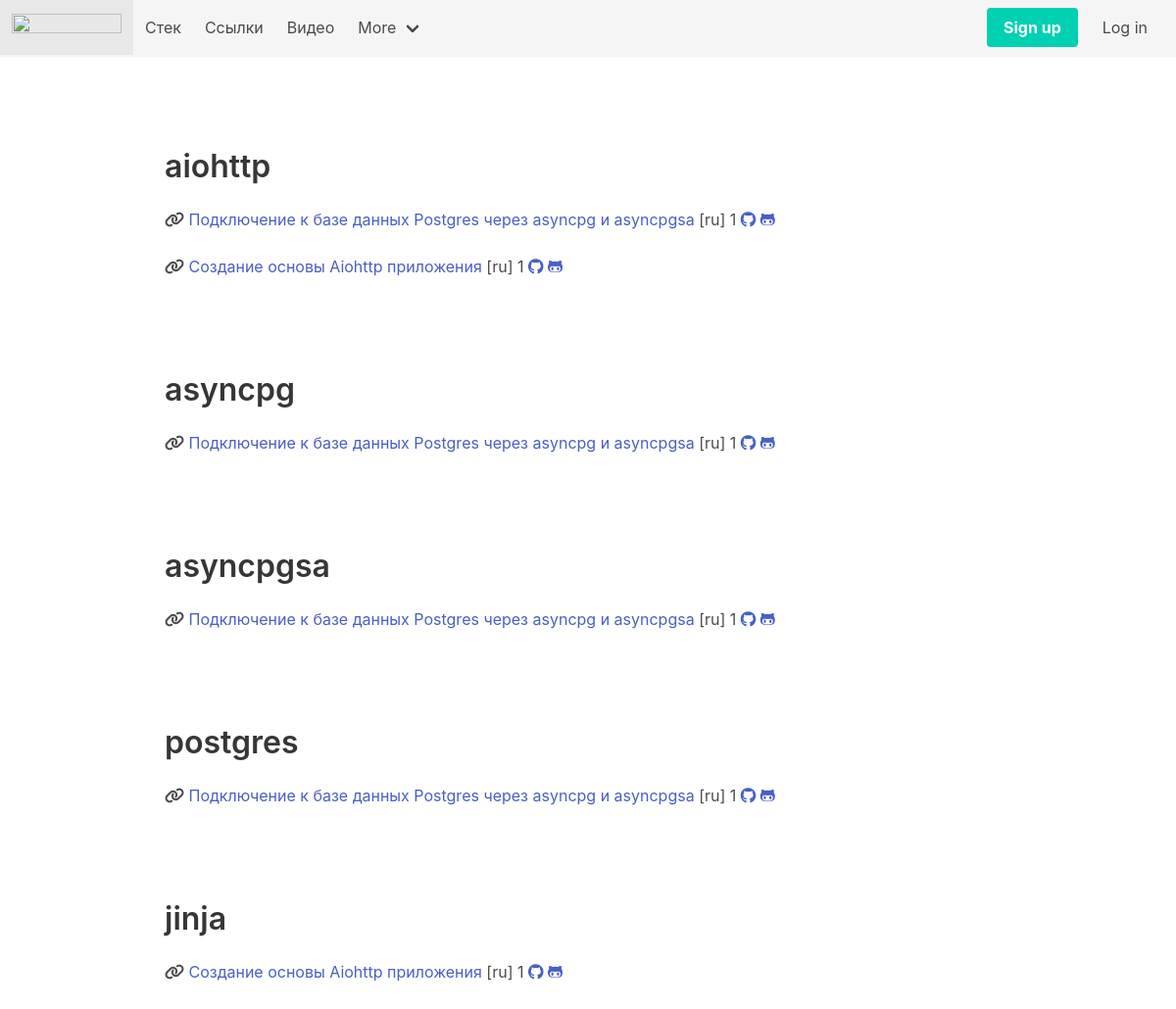
Screenshot of /videos/ with the database file from the repository.
### tech/models.py (models this page shows, shortened)
class Category(models.Model):
    title = models.CharField('Категория', max_length=100, unique=True)
    class Meta:
        ordering = ('title', )
        verbose_name = 'Категория'
        verbose_name_plural = 'Категории'

### videos/models.py (models this page shows, shortened)
class Video(models.Model):
    link = models.URLField('Ссылка', unique=True)
    categories = models.ManyToManyField(
        'tech.Category',
        verbose_name='Категории',
        blank=True,
        related_name='videos',
    )
    title = models.CharField('Название', max_length=200)
    description = models.CharField('Описание', max_length=200, null=True, blank=True)
    language = models.CharField('Язык', max_length=2, choices=[('ru', 'RU'), ('en', 'EN')], default='RU')
    difficult = models.CharField(
        'Сложность',
        max_length=20,
        choices=[
            ('1', 'начальный уровень'),
            ('2', 'требуется подготовка'),
            ('3', 'для профи')
        ],
        default='1',
    )
    author_github_link = models.URLField('Ссылка на проект автора в GitHub', null=True, blank=True, unique=True)
    my_github_link = models.URLField('Ссылка на мой проект в GitHub', null=True, blank=True, unique=True)
    class Meta:
        ordering = ('title', )
        verbose_name = 'Видео'
        verbose_name_plural = 'Видео'

### videos/views.py (the view)
# urls.py: path('', views.index, name='index'),
def index(request):
    videos = Video.objects.all()
    template = 'videos/index.html'
    videos_dict = defaultdict(list)
    for video in videos:
        video_item = {}
        video_item['link'] = video.link
        video_item['link_status'] = video.link
        video_item['title'] = video.title
        video_item['description'] = video.description
        video_item['language'] = video.language
        video_item['difficult'] = video.difficult
        if video.author_github_link:
            video_item['author_github_link'] = video.author_github_link
        if video.my_github_link:
            video_item['my_github_link'] = video.my_github_link
        for category in video.categories.all():
            videos_dict[category.title].append(video_item)
    context = {
        'videos': dict(videos_dict),
    }
    return render(request, template, context)

### templates/videos/index.html (shortened to what this page needs)
{% extends 'base.html' %}
{% block content %}
{% for category, video_items in videos.items %}
<section class="section">
  <h1 class="title">{{ category }}</h1>
    {% with name=forloop.counter0 %}
    {% for item in video_items %}
    <div class="block">
        {% if item.link_status %}
        <i class="fas fa-link" id="{{ name }}{{ forloop.counter0}}0"></i>
        <a href="{{ item.link }}" target="_blank" class="resourcelink" rel="{{ name }}{{ forloop.counter0}}0">{{ item.title }}</a> [{{ item.language }}] {{ item.difficult }}
        {% else %}
        <i class="fas fa-link" style="color:red"></i>
        {{ item.title }} [{{ item.language }}] {{ item.difficult }}
        {% endif %}
        {% if item.author_github_link %}
            <a href="{{ item.author_github_link }}" target="_blank" title="Проект на GitHub автора" rel="{{ name }}{{ forloop.counter0}}1" class="resourcelink"><i class="fa fa-github" id="{{ name }}{{ forloop.counter0}}1"></i></a>
        {% endif %}
        {% if item.my_github_link %}
            <a href="{{ item.my_github_link }}" target="_blank" title="Проект на моём GitHub" rel="{{ name }}{{ forloop.counter0}}2" class="resourcelink"><i class="fa fa-github-alt" id="{{ name }}{{ forloop.counter0}}2"></i></a>
        {% endif %}
    </div>
    {% endfor %}
    {% endwith %}
</section>
{% endfor %}
{% endblock %}

### templates/base.html (shortened to what this page needs)
<!DOCTYPE html>
<html>
  <head>
    <link rel="stylesheet" href="https://cdn.jsdelivr.net/npm/bulma@0.9.4/css/bulma.min.css">
  </head>
  <body>
  {% include 'include/nav.html' %}
  <section class="section">
    <div class="container">
      {% block content %}
      {% endblock %}
    </div>
  </section>
  </body>
</html>

### templates/include/nav.html (shortened to what this page needs)
<nav class="navbar is-light has-shadow" role="navigation" aria-label="main navigation">
  <div class="navbar-brand">
    <a class="navbar-item" href="https://bulma.io">
      <img src="https://bulma.io/images/bulma-logo.png" width="112" height="28">
    </a>
  </div>
  <div id="navbarBasicExample" class="navbar-menu is-light">
    <div class="navbar-start">
      <a class="navbar-item">
        Стек
      </a>
      <a class="navbar-item">
        Ссылки
      </a>
      <a class="navbar-item">
        Видео
      </a>
      <div class="navbar-item has-dropdown is-hoverable">
        <a class="navbar-link">
          More
        </a>
      </div>
    </div>
    <div class="navbar-end">
      <div class="navbar-item">
        <div class="buttons">
          <a class="button is-primary">
            <strong>Sign up</strong>
          </a>
          <a class="button is-light">
            Log in
          </a>
        </div>
      </div>
    </div>
  </div>
</nav>

### rows the page displays
Category: videos "aiohttp"
Video: title "Подключение к базе данных Postgres через asyncpg и asyncpgsa" "Подключение к базе данных Postgres через asyncpg и asyncpgsa" "Подключение к базе данных Postgres через asyncpg и asyncpgsa" "Подключение к базе данных Postgres через asyncpg и asyncpgsa", language "ru" "ru" "ru" "ru"
Video: title "Создание основы Aiohttp приложения" "Создание основы Aiohttp приложения", language "ru" "ru"
Category: videos "asyncpg"
Category: videos "asyncpgsa"
Category: videos "postgres"
Category: videos "jinja"

### other values shown
{{ item.difficult }} "1" "1" "1" "1" "1" "1"
